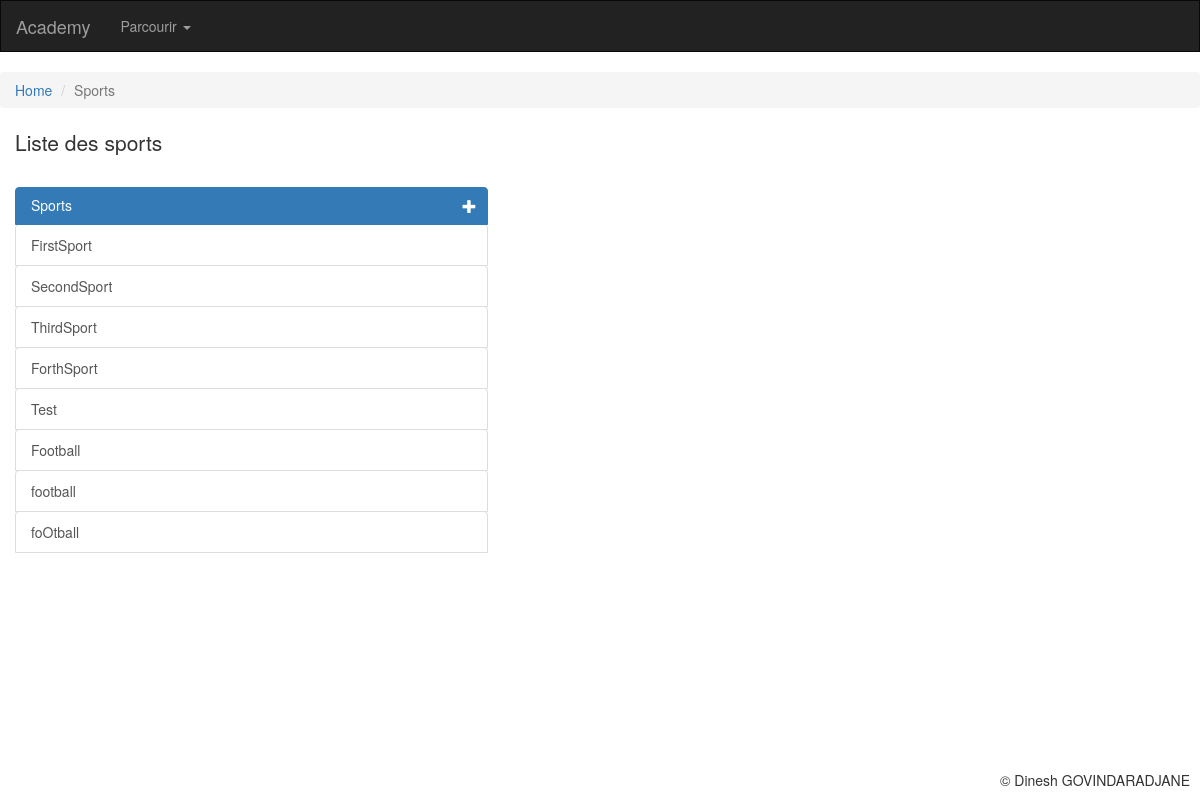
Before: /academy/sports with the older database file.
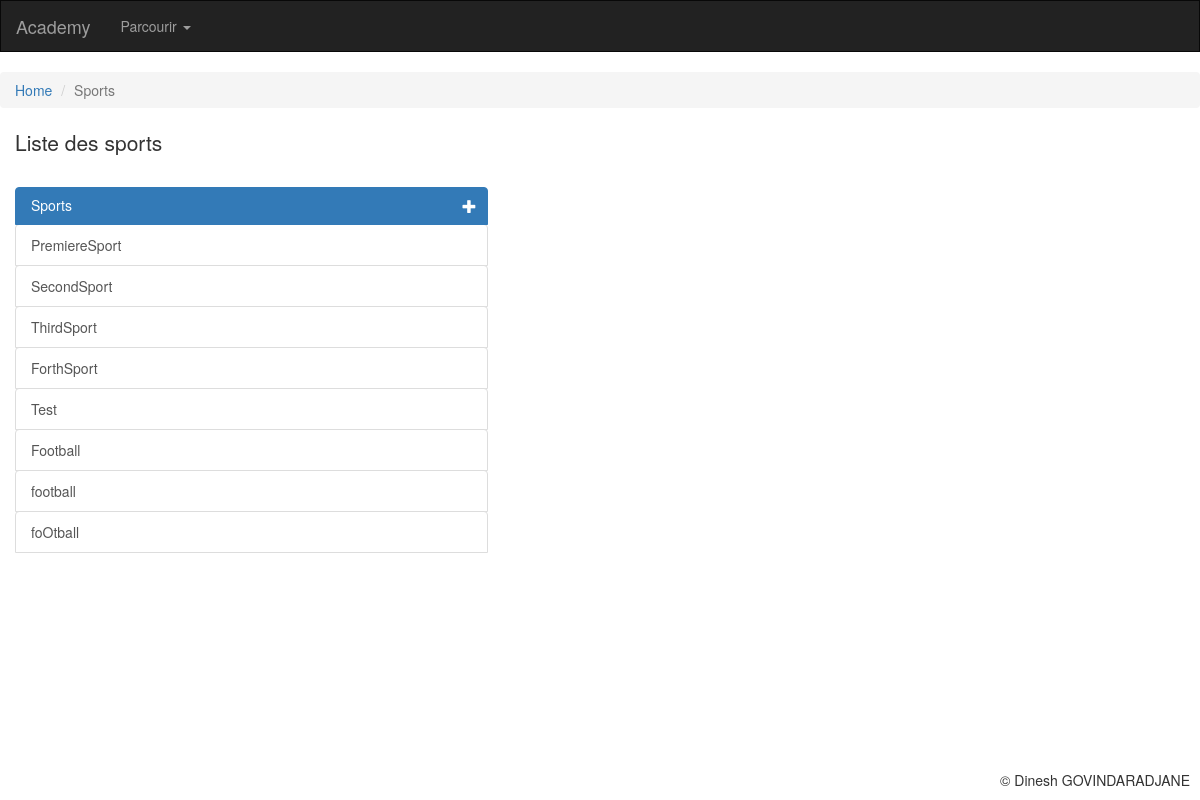
After: the same page with the newer database file.
### academy/models.py (models this page shows, shortened)
class Sport(models.Model):
    nomSport = models.CharField(
        max_length=100,
        unique=True,
        error_messages={'unique':"Un sport du même nom existe déjà!"}
        )
    """Unique ne gère pas la casse. Une erreur est ajoutée manuellement forms.py"""
    class Meta:
        verbose_name = "sport"

### academy/views.py (the view)
# urls.py: path('sports', views.read_sports, name='sports'),
def read_sports(request):
    sports = Sport.objects.all()
    return render(request, 'academy/sports.html', {'sports':sports})

### academy/templates/academy/sports.html (shortened to what this page needs)
{% extends "base.html" %}
{% block page_header %}Liste des sports{% endblock %}
{% block position %}
<ul class="breadcrumb">
  <li><a href="{% url 'accueil' %}">Home</a></li>
  <li class="active">Sports</li>
</ul>
{% endblock %}
{% block content %}
<div class="list-group col-lg-5 col-md-5 col-sm-5">
  <h5 href="#" class="list-group-item active">
    Sports
    <span>
      <a href="{% url "create_sport" %}"><i class="glyphicon glyphicon-plus"></i></a>
    </span>
  </h5>
  {% for sport in sports %}
    <span>
      <a href="{% url 'update_sport' id_sport=sport.id %}" class="list-group-item">
        {{ sport.nomSport }}
      </a>
    <span>
  {% empty %}
    <a href="#" class="list-group-item">
      Aucun sport.
    </a>
  {% endfor %}
</div>
{% endblock %}

Changed rows visible on the page:
changed Sport: nomSport "FirstSport" → "PremiereSport"
